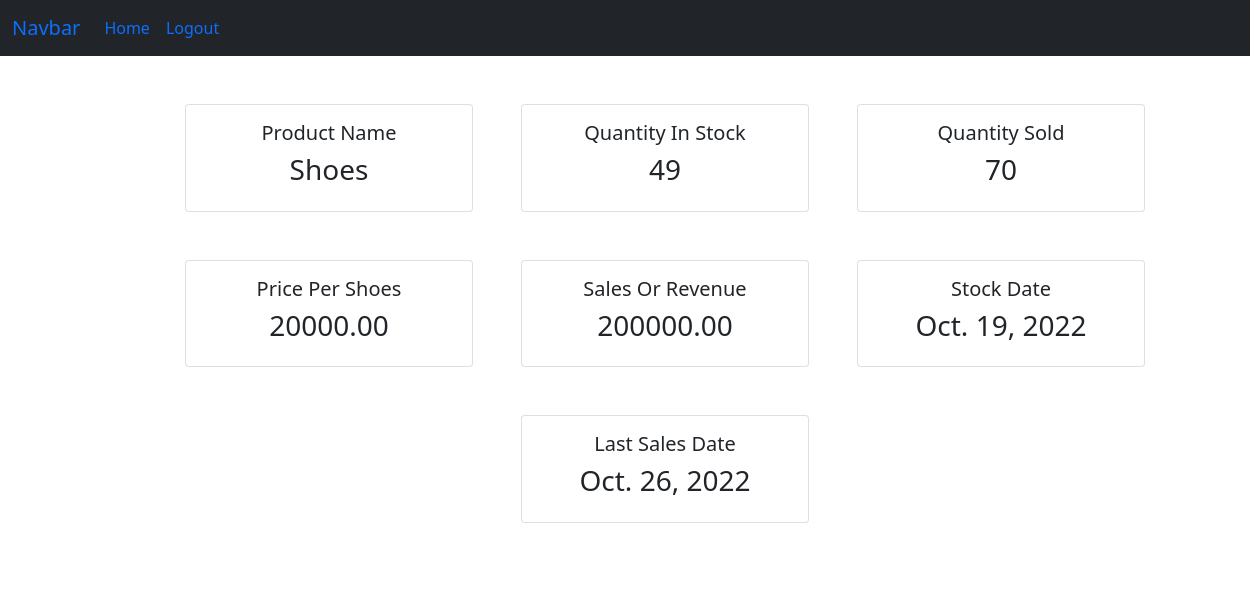
Screenshot of /inventory/per_product/1 (signed in) with the database file from the repository.
### inventory/models.py (models this page shows, shortened)
class Inventory(models.Model):
    name=models.CharField(max_length=100,null='False',blank='False')
    cost_per_item=models.DecimalField(max_digits=18,decimal_places=2,null='False',blank='False')
    quantity_in_stock=models.IntegerField(null="False",blank="False")
    quantity_sold=models.IntegerField(null="False",blank="False")
    sales=models.DecimalField(max_digits=18,decimal_places=2,null='False',blank='False')
    stock_date=models.DateField(auto_now_add='True')
    last_sales_date=models.DateField(auto_now='True')

### inventory/views.py (the view)
# urls.py: path("per_product/<int:pk>", per_product_view,name="per_product")
def per_product_view(request, pk):
    inventory = get_object_or_404(Inventory, pk=pk)
    context = {
        'inventory':inventory
    }
    return render(request, "inventory/per_product.html", context=context)

### templates/inventory/per_product.html (shortened to what this page needs)
{% extends '../layout.html' %}
{% block content %}
  <div class="content-section">
    <div class="row mx-auto justify-content-center">
      <div class="card m-4" style="width: 18rem;">
        <div class="card-body">
          <h5 class="card-title text-center">Product Name</h5>
          <h3 class="text-center">{{ inventory.name }}</h6>
        </div>
      </div>
      <div class="card m-4" style="width: 18rem;">
        <div class="card-body">
          <h5 class="card-title text-center">Quantity In Stock</h5>
          <h3 class="text-center">{{ inventory.quantity_in_stock }}</h6>
        </div>
      </div>
      <div class="card m-4" style="width: 18rem;">
        <div class="card-body">
          <h5 class="card-title text-center">Quantity Sold</h5>
          <h3 class="text-center">{{ inventory.quantity_sold }}</h6>
        </div>
      </div>
      <div class="card m-4" style="width: 18rem;">
        <div class="card-body">
          <h5 class="card-title text-center">Price Per {{ inventory.name }}</h5>
          <h3 class="text-center">{{ inventory.cost_per_item }}</h6>
        </div>
      </div>
      <div class="card m-4" style="width: 18rem;">
        <div class="card-body">
          <h5 class="card-title text-center">Sales Or Revenue</h5>
          <h3 class="text-center">{{ inventory.sales }}</h6>
        </div>
      </div>
      <div class="card m-4" style="width: 18rem;">
        <div class="card-body">
          <h5 class="card-title text-center">Stock Date</h5>
          <h3 class="text-center">{{ inventory.stock_date }}</h6>
        </div>
      </div>
      <div class="card m-4" style="width: 18rem;">
        <div class="card-body">
          <h5 class="card-title text-center">Last Sales Date</h5>
          <h3 class="text-center">{{ inventory.last_sales_date }}</h6>
        </div>
      </div>
  </div>
</div>
{% endblock %}

### statics/css/main.css (style rules this page uses)
body { background-color: rgb(245, 245, 245); }
.content-section { background: #fff; margin: 40px; padding: 1.5rem 1.5rem; border-radius: 10px; }

### rows the page displays
Inventory: name "Shoes", quantity_in_stock "49", quantity_sold "70", cost_per_item "20000.00", sales "200000.00", stock_date "Oct. 19, 2022", last_sales_date "Oct. 26, 2022"
